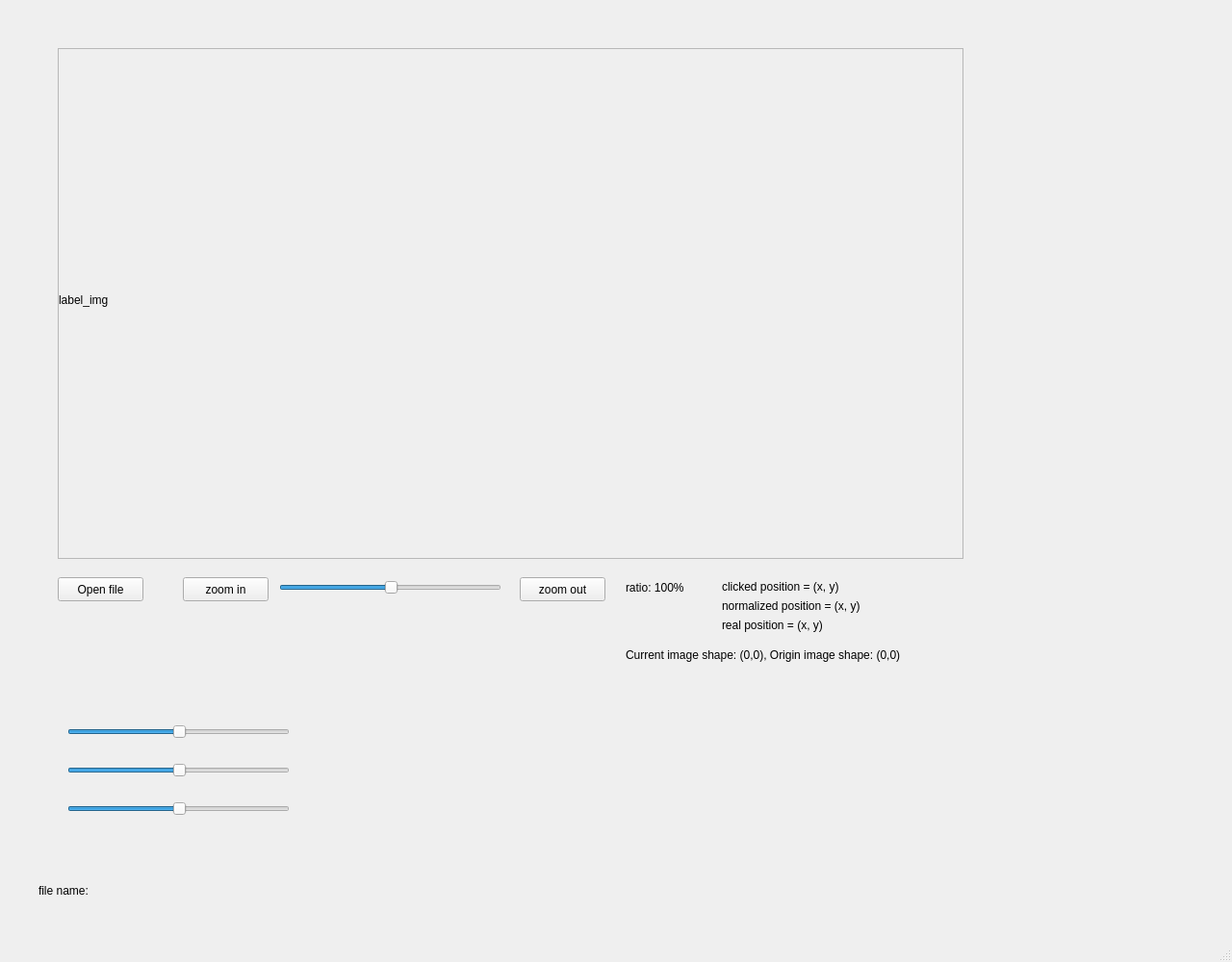
<?xml version="1.0" encoding="UTF-8"?>
<ui version="4.0">
 <class>MainWindow</class>
 <widget class="QMainWindow" name="MainWindow">
  <property name="geometry">
   <rect>
    <x>0</x>
    <y>0</y>
    <width>1280</width>
    <height>1000</height>
   </rect>
  </property>
  <property name="windowTitle">
   <string>MainWindow</string>
  </property>
  <widget class="QWidget" name="centralwidget">
   <widget class="QWidget" name="verticalLayoutWidget">
    <property name="geometry">
     <rect>
      <x>60</x>
      <y>50</y>
      <width>941</width>
      <height>531</height>
     </rect>
    </property>
    <layout class="QVBoxLayout" name="verticalLayout">
     <property name="spacing">
      <number>0</number>
     </property>
     <item>
      <widget class="QScrollArea" name="scrollArea">
       <property name="widgetResizable">
        <bool>true</bool>
       </property>
       <widget class="QWidget" name="scrollAreaWidgetContents">
        <property name="geometry">
         <rect>
          <x>0</x>
          <y>0</y>
          <width>937</width>
          <height>527</height>
         </rect>
        </property>
        <widget class="QLabel" name="label_img">
         <property name="geometry">
          <rect>
           <x>0</x>
           <y>0</y>
           <width>941</width>
           <height>521</height>
          </rect>
         </property>
         <property name="text">
          <string>label_img</string>
         </property>
        </widget>
       </widget>
      </widget>
     </item>
    </layout>
   </widget>
   <widget class="QPushButton" name="btn_zoom_in">
    <property name="geometry">
     <rect>
      <x>190</x>
      <y>600</y>
      <width>89</width>
      <height>25</height>
     </rect>
    </property>
    <property name="text">
     <string>zoom in</string>
    </property>
   </widget>
   <widget class="QLabel" name="label_img_shape">
    <property name="geometry">
     <rect>
      <x>650</x>
      <y>670</y>
      <width>641</width>
      <height>21</height>
     </rect>
    </property>
    <property name="text">
     <string>Current image shape: (0,0), Origin image shape: (0,0)</string>
    </property>
   </widget>
   <widget class="QPushButton" name="btn_open_file">
    <property name="geometry">
     <rect>
      <x>60</x>
      <y>600</y>
      <width>89</width>
      <height>25</height>
     </rect>
    </property>
    <property name="text">
     <string>Open file</string>
    </property>
   </widget>
   <widget class="QLabel" name="label_file_name">
    <property name="geometry">
     <rect>
      <x>40</x>
      <y>910</y>
      <width>941</width>
      <height>31</height>
     </rect>
    </property>
    <property name="text">
     <string>file name:</string>
    </property>
   </widget>
   <widget class="QSlider" name="slider_zoom">
    <property name="geometry">
     <rect>
      <x>290</x>
      <y>600</y>
      <width>231</width>
      <height>21</height>
     </rect>
    </property>
    <property name="value">
     <number>50</number>
    </property>
    <property name="orientation">
     <enum>Qt::Horizontal</enum>
    </property>
   </widget>
   <widget class="QLabel" name="label_ratio">
    <property name="geometry">
     <rect>
      <x>650</x>
      <y>600</y>
      <width>641</width>
      <height>21</height>
     </rect>
    </property>
    <property name="text">
     <string>ratio: 100%</string>
    </property>
   </widget>
   <widget class="QPushButton" name="btn_zoom_out">
    <property name="geometry">
     <rect>
      <x>540</x>
      <y>600</y>
      <width>89</width>
      <height>25</height>
     </rect>
    </property>
    <property name="text">
     <string>zoom out</string>
    </property>
   </widget>
   <widget class="QLabel" name="label_click_pos">
    <property name="geometry">
     <rect>
      <x>750</x>
      <y>600</y>
      <width>191</width>
      <height>20</height>
     </rect>
    </property>
    <property name="text">
     <string>clicked position = (x, y)</string>
    </property>
   </widget>
   <widget class="QLabel" name="label_real_pos">
    <property name="geometry">
     <rect>
      <x>750</x>
      <y>640</y>
      <width>191</width>
      <height>20</height>
     </rect>
    </property>
    <property name="text">
     <string>real position = (x, y)</string>
    </property>
   </widget>
   <widget class="QLabel" name="label_norm_pos">
    <property name="geometry">
     <rect>
      <x>750</x>
      <y>620</y>
      <width>191</width>
      <height>20</height>
     </rect>
    </property>
    <property name="text">
     <string>normalized position = (x, y)</string>
    </property>
   </widget>
   <widget class="QSlider" name="slider_zoom_2">
    <property name="geometry">
     <rect>
      <x>70</x>
      <y>750</y>
      <width>231</width>
      <height>21</height>
     </rect>
    </property>
    <property name="value">
     <number>50</number>
    </property>
    <property name="orientation">
     <enum>Qt::Horizontal</enum>
    </property>
   </widget>
   <widget class="QSlider" name="slider_zoom_3">
    <property name="geometry">
     <rect>
      <x>70</x>
      <y>790</y>
      <width>231</width>
      <height>21</height>
     </rect>
    </property>
    <property name="value">
     <number>50</number>
    </property>
    <property name="orientation">
     <enum>Qt::Horizontal</enum>
    </property>
   </widget>
   <widget class="QSlider" name="slider_zoom_4">
    <property name="geometry">
     <rect>
      <x>70</x>
      <y>830</y>
      <width>231</width>
      <height>21</height>
     </rect>
    </property>
    <property name="value">
     <number>50</number>
    </property>
    <property name="orientation">
     <enum>Qt::Horizontal</enum>
    </property>
   </widget>
  </widget>
  <widget class="QMenuBar" name="menubar">
   <property name="geometry">
    <rect>
     <x>0</x>
     <y>0</y>
     <width>1280</width>
     <height>21</height>
    </rect>
   </property>
  </widget>
  <widget class="QStatusBar" name="statusbar"/>
 </widget>
 <resources/>
 <connections/>
</ui>
